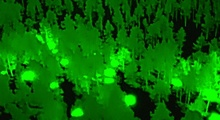
%> input picture Firefly Algorithm (FA) Image Segmentation Using Clustering/gree.JPG, 220 x 120 px, shrunk from 800 x 438 before the run
$ octave 'Firefly Image Segmentation.m'   (GNU Octave 9; MATLAB toolbox functions it lacks are replaced by stand-ins)
%> lines starting %> are read from the running program, lines starting %| are printed output that depends on the picture
### Firefly Algorithm (FA) Image Segmentation Using Clustering/ClusterCost.m
function [z, out] = ClusterCost(m, X)
% Calculate Distance Matrix
d = pdist2(X, m);
% Assign Clusters and Find Closest Distances
[dmin, ind] = min(d, [], 2);
% Sum of Within-Cluster Distance
WCD = sum(dmin);
z=WCD;
out.d=d;
out.dmin=dmin;
out.ind=ind;
out.WCD=WCD;
end

### Firefly Algorithm (FA) Image Segmentation Using Clustering/Firefly Image Segmentation.m
%% Firefly Algorithm (FA) Image Segmentation Using Clustering
clear;
clc;
warning('off');
% Loading
img=imread('gree.jpg');
%> img is the input picture: size 120x220x3 uint8; mean R, G, B 8.1, 104.2, 4.8
img=im2double(img);
%> img: size 120x220x3 double
gray=rgb2gray(img);
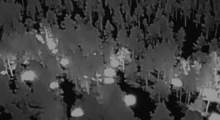
%> gray: size 120x220 double; min 0.015, max 0.644, mean 0.252
gray=imadjust(gray);
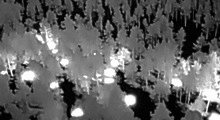
%> gray: size 120x220 double; min 0, max 1, mean 0.383
% Reshaping image to vector
X=gray(:);

%% Starting FA Clustering
k = 4; % Number of clusters

%---------------------------------------------------
CostFunction=@(m) ClusterCost(m, X);     % Cost Function
VarSize=[k size(X,2)];           % Decision Variables Matrix Size
%> VarSize = [4 1]
nVar=prod(VarSize);              % Number of Decision Variables
%> nVar = 4
VarMin= repmat(min(X),k,1);      % Lower Bound of Variables
%> VarMin = [0; 0; 0; 0]
VarMax= repmat(max(X),k,1);      % Upper Bound of Variables
%> VarMax = [1; 1; 1; 1]

% Firefly Algorithm Parameters
MaxIt = 100;         % Maximum Number of Iterations
nPop = 2;            % Number of Fireflies (Swarm Size)
gamma = 1;            % Light Absorption Coefficient
beta0 = 2;            % Attraction Coefficient Base Value
alpha = 0.2;          % Mutation Coefficient
alpha_damp = 0.98;    % Mutation Coefficient Damping Ratio
delta = 0.05*(VarMax-VarMin);     % Uniform Mutation Range
%> delta = [0.05; 0.05; 0.05; 0.05]
m = 2;
if isscalar(VarMin) && isscalar(VarMax)
dmax = (VarMax-VarMin)*sqrt(nVar);
else
dmax = norm(VarMax-VarMin);
%> dmax = 2
end

% Start
% Empty Firefly Structure
firefly.Position = [];
firefly.Cost = [];
firefly.Out = [];
% Initialize Population Array
pop = repmat(firefly, nPop, 1);
% Initialize Best Solution Ever Found
BestSol.Cost = inf;
% Create Initial Fireflies
for i = 1:nPop
pop(i).Position = unifrnd(VarMin, VarMax, VarSize);
[pop(i).Cost, pop(i).Out] = CostFunction(pop(i).Position);
if pop(i).Cost <= BestSol.Cost
BestSol = pop(i);
end
end
%> this loop made 2 passes
%> BestSol on passes 1 to 2: {Position [0.844 0.758 0.421 0.259], Cost 2246.3}, {Position [0.511 0.405 0.784 0.303], Cost 2189.2}
%> after the loop, pop = 2 items; Cost: 2246.3, 2189.2
% Array to Hold Best Cost Values
BestCost = zeros(MaxIt, 1);

%% Firefly Algorithm Main Loop
for it = 1:MaxIt
newpop = repmat(firefly, nPop, 1);
for i = 1:nPop
newpop(i).Cost = inf;
for j = 1:nPop
if pop(j).Cost < pop(i).Cost
rij = norm(pop(i).Position-pop(j).Position)/dmax;
beta = beta0.*exp(-gamma.*rij^m);
e = delta.*unifrnd(-1, +1, VarSize);
%e = delta*randn(VarSize);
newsol.Position = pop(i).Position ...
+ beta.*rand(VarSize).*(pop(j).Position-pop(i).Position) ...
+ alpha.*e;
newsol.Position = max(newsol.Position, VarMin);
newsol.Position = min(newsol.Position, VarMax);
[newsol.Cost newsol.Out] = CostFunction(newsol.Position);
if newsol.Cost <= newpop(i).Cost
newpop(i) = newsol;
if newpop(i).Cost <= BestSol.Cost
BestSol = newpop(i);
end
end
end
end
end
% Merge
pop = [pop
newpop];
% Sort
[~, SortOrder] = sort([pop.Cost]);
pop = pop(SortOrder);
% Truncate
pop = pop(1:nPop);
% Store Best Cost Ever Found
BestCost(it) = BestSol.Cost;
BestRes(it)=BestSol.Cost;
disp(['Iteration ' num2str(it) ': Best Cost = ' num2str(BestCost(it))]);
% Damp Mutation Coefficient
alpha = alpha*alpha_damp;
end
%> this loop made 100 passes
%> SortOrder on passes 1 to 12: [2 1 3 4], [1 2 4 3], [1 4 2 3], [1 2 4 3], [1 4 2 3], [1 2 4 3], [1 4 2 3], [4 1 2 3], [4 1 2 3], [4 1 2 3], [4 1 2 3], [4 1 2 3]
%| Iteration 1: Best Cost = 2189.1537
%| Iteration 2: Best Cost = 2189.1537
%| Iteration 3: Best Cost = 2189.1537
%| Iteration 4: Best Cost = 2189.1537
%| Iteration 5: Best Cost = 2189.1537
%| Iteration 6: Best Cost = 2189.1537
%| Iteration 7: Best Cost = 2189.1537
%| Iteration 8: Best Cost = 2181.1408
%> (further printed lines are left out)
%> after the loop, BestCost = 100 values, max 2189.2 at index 1, min 1752 at index 99, mean 1920.9; BestRes has the same summary as BestCost; BestSol = {Position [0.508 0.371 0.835 0.199], Cost 1752}; alpha = 0.0265; beta = 2; e = [0.00153; 0.0359; -0.0378; 0.0145]; newpop = 2 items; Cost: Inf, 1753.6; newsol = {Position [0.507 0.372 0.833 0.199], Cost 1753.6}; newsol.Cost = 1753.6; newsol.Out = {WCD 1753.6}; newsol.Position = [0.507; 0.372; 0.833; 0.199]; pop = 2 items; Cost: 1752, 1753.6; rij = 0.00101
FAlbl=BestSol.Out.ind;
% Plot FA Train
figure;
plot(BestRes,'-or','linewidth',1,'MarkerSize',6,'MarkerFaceColor',[0.2,0.9,0.2]);
title(' Train','FontSize', 17);
xlabel(' Iteration Number','FontSize', 17);
ylabel(' Best Cost Value','FontSize', 17);
xlim([0 inf])
ax = gca;
ax.FontSize = 17;
set(gca,'Color','k')
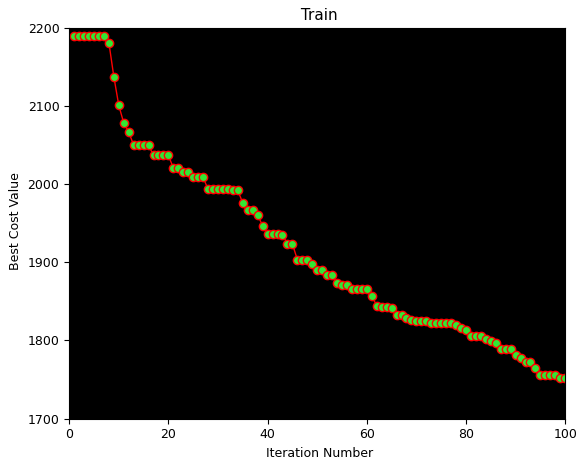
%> figure redrawn from the program's plot data; curve peaks at x = 1, y = 2189.2

% a=BestRes;
b=BestRes;
%> b has the same summary as BestCost

%% Converting cluster centers and its indexes into image
gray2=reshape(FAlbl(:,1),size(gray));
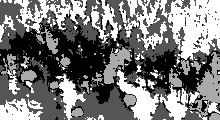
%> gray2: size 120x220 double; min 1, max 4, mean 2.44; drawn with min black and max white
segmented = label2rgb(gray2);
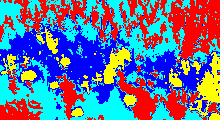
%> segmented: size 120x220x3 uint8; mean R, G, B 102, 113.4, 153
% Plot Results
figure;
subplot(1,2,1);
imshow(img);title('Original');
subplot(1,2,2);
imshow(segmented,[]);title('Segmented Image');
